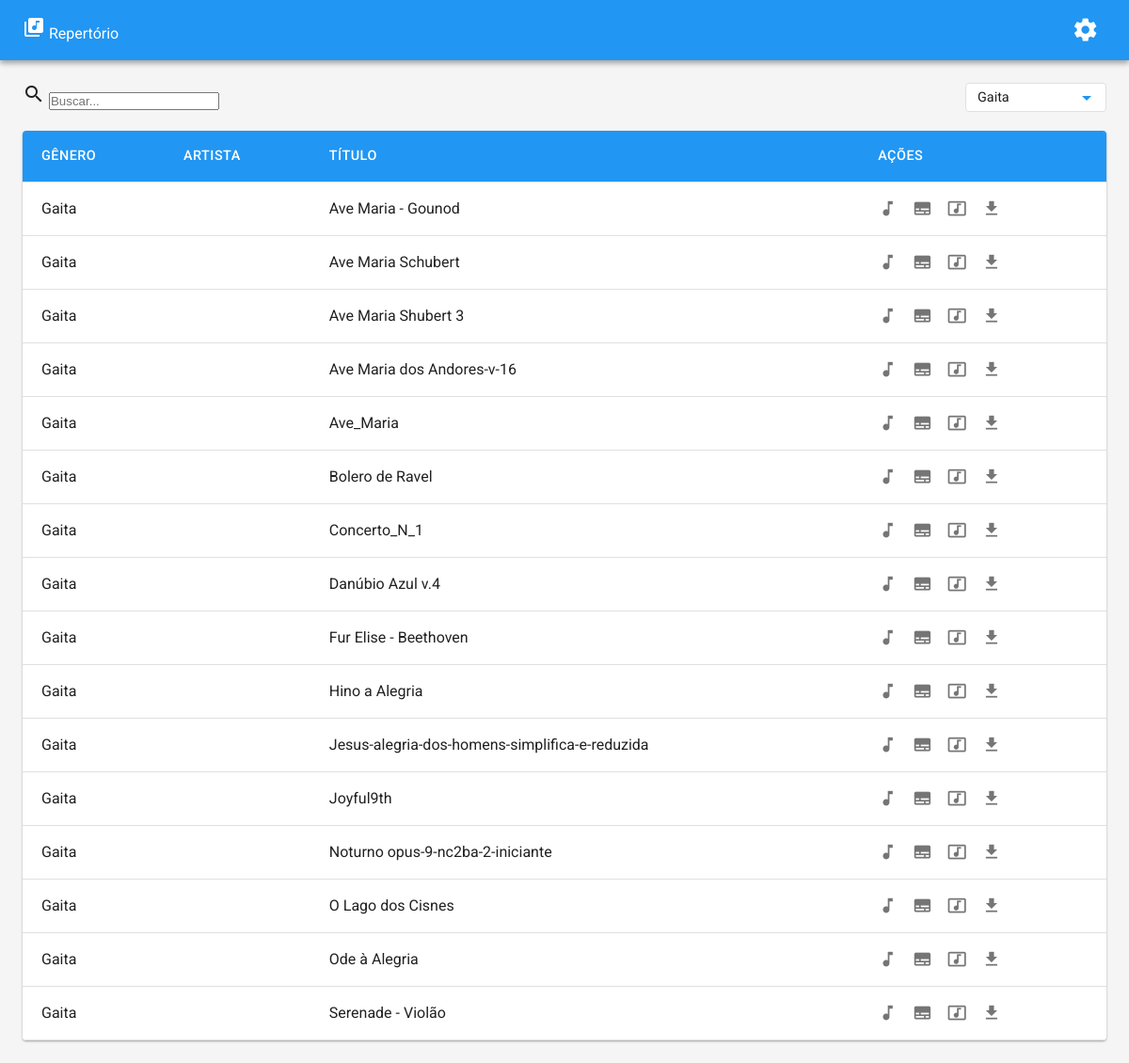
The page / on the database its author committed.
### tables this page shows
CREATE TABLE musicas (
            id INTEGER PRIMARY KEY AUTOINCREMENT,
            genero TEXT,
            artista TEXT,
            titulo TEXT,
            caminho TEXT UNIQUE,
            favorito INTEGER DEFAULT 0
        );

### repertorio/flask_app.py (the view)
@app.route('/')
def index():
    busca = request.args.get('busca', '')
    genero = request.args.get('genero', '')
    generos = db.listar_generos()
    if not genero and generos:
        genero = generos[0]
    musicas = db.listar_musicas(filtro=busca, genero=genero)
    print(f"[INDEX] Número de músicas retornadas do banco: {len(musicas)}")
    return render_template('index.html',
                           musicas=musicas,
                           busca=busca,
                           generos=generos,
                           genero_selecionado=genero)

### repertorio/database.py (called while the page is built)
def get_db_path():
    if _DB_PATH:
        return _DB_PATH
    return os.path.join(os.path.dirname(__file__), 'repertorio.db')

def listar_generos():
    db_path = get_db_path()
    conn = sqlite3.connect(db_path)
    cursor = conn.cursor()
    cursor.execute("SELECT nome FROM genero ORDER BY nome")
    generos = [row[0] for row in cursor.fetchall()]
    conn.close()
    return generos

def listar_musicas(filtro: str = "", genero: str = "", favoritos: bool = False):
    db_path = get_db_path()
    conn = sqlite3.connect(db_path)
    c = conn.cursor()
    query = 'SELECT genero, artista, titulo, caminho FROM musicas'
    conditions = []
    params = []
    if favoritos:
        conditions.append('favorito = 1')
    if filtro:
        conditions.append('(genero LIKE ? OR artista LIKE ? OR titulo LIKE ?)')
        params.extend([f'%{filtro}%'] * 3)
    if genero:
        conditions.append('genero = ?')
        params.append(genero)
    if conditions:
        query += ' WHERE ' + ' AND '.join(conditions)
    query += ' ORDER BY genero, artista, titulo'
    c.execute(query, params)
    resultados = c.fetchall()
    conn.close()
    return resultados

### repertorio/templates/index.html
{% extends "base.html" %}
{% block content %}
<div class="search-filter-container">
    <div class="search-wrapper" style="flex: 1;">
        <span class="material-icons search-icon">search</span>
        <input type="text" name="busca" class="search-input" placeholder="Buscar..." value="{{ busca }}" hx-get="/"
            hx-target="#tabela-musicas" hx-trigger="input changed delay:500ms" hx-push-url="true"
            hx-select="#tabela-musicas" hx-swap="outerHTML">
    </div>
    <select name="genero" class="genero-select" style="width: auto; min-width: 150px; margin-left: 8px;" hx-get="/"
        hx-target="#tabela-musicas" hx-trigger="change" hx-push-url="true" hx-select="#tabela-musicas"
        hx-swap="outerHTML">
        {% for g in generos %}
        <option value="{{ g }}" {% if g==genero_selecionado %}selected{% endif %}>{{ g }}</option>
        {% endfor %}
    </select>
</div>
<div id="tabela-musicas">
    <table class="music-table">
        <thead>
            <tr>
                <th>Gênero</th>
                <th>Artista</th>
                <th>Título</th>
                <th>Ações</th>
            </tr>
        </thead>
        <tbody>
            {% for musica in musicas %}
            <tr>
                <td>{{ musica[0] }}</td>
                <td>{{ musica[1] }}</td>
                <td>{{ musica[2] }}</td>
                <td class="actions-cell">
                    <a href="/viewer?arquivo={{ musica[3] | urlencode }}&titulo={{ musica[2] | urlencode }}"
                        class="action-link" title="Visualizar partitura">
                        <span class="material-icons">music_note</span>
                    </a>
                    <a href="/letra?titulo={{ musica[2] | urlencode }}&artista={{ musica[1] | urlencode }}"
                        class="action-link" target="_blank" title="Ver letra">
                        <span class="material-icons">subtitles</span>
                    </a>
                    <a href="/video?titulo={{ musica[2] | urlencode }}&artista={{ musica[1] | urlencode }}"
                        class="action-link" target="_blank" title="Assistir vídeo">
                        <span class="material-icons">music_video</span>
                    </a>
                    <a href="/download/{{ musica[3] | urlencode }}" class="action-link" target="_blank"
                        title="Baixar arquivo">
                        <span class="material-icons">get_app</span>
                    </a>
                </td>
            </tr>
            {% endfor %}
        </tbody>
    </table>
</div>
{% endblock %}

### repertorio/templates/base.html (shortened to what this page needs)
<!DOCTYPE html>
<html lang="pt">
<head>
    <link rel="stylesheet" href="{{ url_for('static', filename='style.css') }}">
</head>
<body>
    <header class="top-bar">
        <div class="left-group">
            <a href="/" class="logo" style="text-decoration: none; color: inherit;">
                <span class="material-icons">library_music</span>
                Repertório
            </a>
        </div>
        <div class="top-right">
            <a href="/config" title="Configurações">
                <span class="material-icons config-icon">settings</span>
            </a>
        </div>
    </header>
    <main>
        {% block content %}{% endblock %}
    </main>
</body>
</html>

### repertorio/static/style.css (style rules this page uses)
:root { --primary: #2196F3; --primary-dark: #1976D2; --primary-light: #BBDEFB; --gray-50: #FAFAFA; --gray-100: #F5F5F5; --gray-200: #EEEEEE; --gray-300: #E0E0E0; --gray-600: #757575; --gray-800: #424242; --text-primary: #212121; --text-secondary: #757575; --divider: #E0E0E0; --white: #FFFFFF; --shadow-1: 0 1px 3px rgba(0, 0, 0, 0.12), 0 1px 2px rgba(0, 0, 0, 0.24); --shadow-2: 0 3px 6px rgba(0, 0, 0, 0.16), 0 3px 6px rgba(0, 0, 0, 0.23); --transition: all 0.2s ease-in-out; }
* { margin: 0; padding: 0; box-sizing: border-box; }
body { font-family: 'Roboto', sans-serif; background-color: var(--gray-100); color: var(--text-primary); line-height: 1.5; }
.top-bar { display: flex; align-items: center; justify-content: space-between; background-color: var(--primary); color: white; padding: 0 24px; height: 64px; box-shadow: var(--shadow-2); }
.left-group { display: flex; align-items: center; gap: 16px; }
.top-right { display: flex; align-items: center; }
.config-icon { color: white; font-size: 1.8rem; cursor: pointer; transition: var(--transition); border-radius: 50%; padding: 8px; }
main { max-width: 1200px; margin: 24px auto; padding: 0 24px; }
.search-filter-container { display: flex; gap: 8px; margin-bottom: 20px; align-items: center; }
.search-wrapper { position: relative; flex: 1; }
.genero-select { width: auto; min-width: 150px; padding: 6px 12px; font-size: 0.9rem; height: auto; line-height: 1.2; border-radius: 4px; border: 1px solid var(--divider); background-color: var(--white); font-family: 'Roboto', sans-serif; color: var(--text-primary); cursor: pointer; transition: var(--transition); appearance: none; -webkit-appearance: none; -moz-appearance: none; background-repeat: no-repeat; background-position: right 8px center; background-size: 24px; }
.music-table { width: 100%; border-collapse: collapse; background-color: var(--white); border-radius: 4px; overflow: hidden; box-shadow: var(--shadow-1); }
.music-table th, .music-table td { padding: 16px 20px; text-align: left; border-bottom: 1px solid var(--divider); }
.music-table th { background-color: var(--primary); color: white; font-weight: 500; font-size: 0.9rem; text-transform: uppercase; letter-spacing: 0.5px; }
.music-table tbody tr { transition: var(--transition); }
.actions-cell { white-space: nowrap; text-align: left; }
.action-link { display: inline-block; color: var(--text-secondary); text-decoration: none; margin-right: 12px; transition: var(--transition); position: relative; }
.action-link:last-child { margin-right: 0; }
.action-link .material-icons { font-size: 1.3rem; vertical-align: middle; }
.top-bar { display: flex; align-items: center; justify-content: space-between; background-color: var(--primary); color: white; padding: 0 24px; height: 64px; box-shadow: var(--shadow-2); position: sticky; top: 0; z-index: 100; }

### rows shown on the page
musicas: genero "Gaita", titulo "Ave Maria - Gounod"
musicas: genero "Gaita", titulo "Ave Maria Schubert"
musicas: genero "Gaita", titulo "Ave Maria Shubert 3"
musicas: genero "Gaita", titulo "Ave Maria dos Andores-v-16"
musicas: genero "Gaita", titulo "Ave_Maria"
musicas: genero "Gaita", titulo "Bolero de Ravel"
musicas: genero "Gaita", titulo "Concerto_N_1"
musicas: genero "Gaita", titulo "Danúbio Azul v.4"
musicas: genero "Gaita", titulo "Fur Elise - Beethoven"
musicas: genero "Gaita", titulo "Hino a Alegria"
musicas: genero "Gaita", titulo "Jesus-alegria-dos-homens-simplifica-e-reduzida"
musicas: genero "Gaita", titulo "Joyful9th"
musicas: genero "Gaita", titulo "Noturno opus-9-nc2ba-2-iniciante"
musicas: genero "Gaita", titulo "O Lago dos Cisnes"
musicas: genero "Gaita", titulo "Ode à Alegria"
musicas: genero "Gaita", titulo "Serenade - Violão"

### other values the page prints
form field genero "Gaita"
